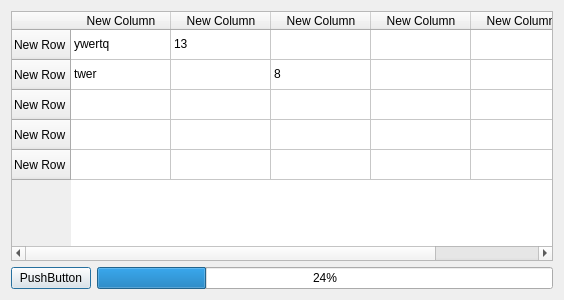
<?xml version="1.0" encoding="UTF-8"?>
<ui version="4.0">
 <class>Dialog</class>
 <widget class="QDialog" name="Dialog">
  <property name="geometry">
   <rect>
    <x>0</x>
    <y>0</y>
    <width>564</width>
    <height>300</height>
   </rect>
  </property>
  <property name="windowTitle">
   <string>Dialog</string>
  </property>
  <layout class="QGridLayout" name="gridLayout_2">
   <item row="0" column="0">
    <layout class="QGridLayout" name="gridLayout">
     <item row="1" column="1">
      <widget class="QProgressBar" name="progressBar">
       <property name="value">
        <number>24</number>
       </property>
      </widget>
     </item>
     <item row="1" column="0">
      <widget class="QPushButton" name="pushButton">
       <property name="text">
        <string>PushButton</string>
       </property>
      </widget>
     </item>
     <item row="0" column="0" colspan="2">
      <widget class="QTableWidget" name="tableWidget">
       <row>
        <property name="text">
         <string>New Row</string>
        </property>
       </row>
       <row>
        <property name="text">
         <string>New Row</string>
        </property>
       </row>
       <row>
        <property name="text">
         <string>New Row</string>
        </property>
       </row>
       <row>
        <property name="text">
         <string>New Row</string>
        </property>
       </row>
       <row>
        <property name="text">
         <string>New Row</string>
        </property>
       </row>
       <column>
        <property name="text">
         <string>New Column</string>
        </property>
       </column>
       <column>
        <property name="text">
         <string>New Column</string>
        </property>
       </column>
       <column>
        <property name="text">
         <string>New Column</string>
        </property>
       </column>
       <column>
        <property name="text">
         <string>New Column</string>
        </property>
       </column>
       <column>
        <property name="text">
         <string>New Column</string>
        </property>
       </column>
       <item row="0" column="0">
        <property name="text">
         <string>ywertq</string>
        </property>
       </item>
       <item row="0" column="1">
        <property name="text">
         <string>13</string>
        </property>
       </item>
       <item row="1" column="0">
        <property name="text">
         <string>twer</string>
        </property>
       </item>
       <item row="1" column="2">
        <property name="text">
         <string>8</string>
        </property>
       </item>
      </widget>
     </item>
    </layout>
   </item>
  </layout>
 </widget>
 <resources/>
 <connections/>
</ui>
